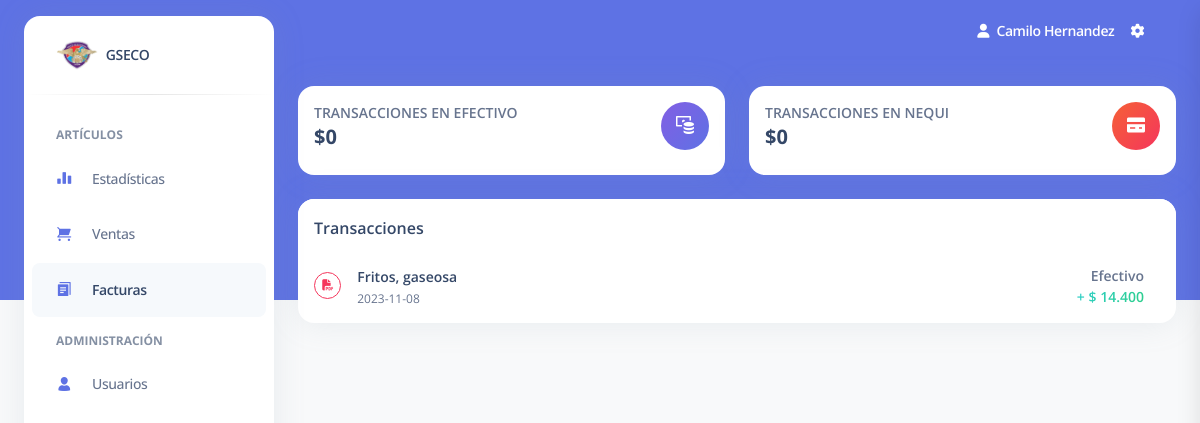
Page /bills.php (signed in) on the earlier database version.
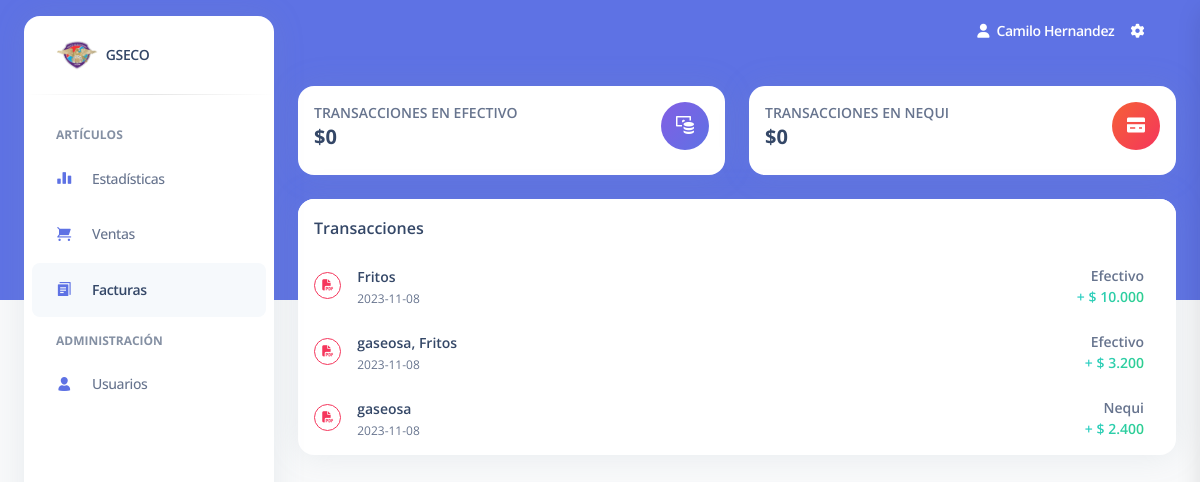
Same page on the later database version.
### tables this page shows
CREATE TABLE `usuario` (
  `id_usuario` int(10) UNSIGNED NOT NULL,
  `nombres` varchar(45) NOT NULL,
  `apellidos` varchar(45) NOT NULL,
  `tipo_documento` varchar(45) NOT NULL,
  `num_documento` varchar(45) NOT NULL,
  `email` varchar(45) NOT NULL,
  `password` varchar(45) NOT NULL,
  `estado` tinyint(1) NOT NULL DEFAULT 1,
  `rol_id_rol` int(10) UNSIGNED NOT NULL
);

CREATE TABLE `venta` (
  `id_venta` int(10) UNSIGNED NOT NULL,
  `Usuario_id_usuario` int(10) UNSIGNED NOT NULL,
  `fecha` datetime NOT NULL,
  `total` decimal(11,2) NOT NULL,
  `tipo_pago` varchar(30) DEFAULT 'Efectivo'
);

### Consultas.php (called while the page is built, shortened)
<?php
    include_once("conexion.php");
    $var_session = $_SESSION['id_usuario'];
    $queryUsuarios = mysqli_query($conn, "SELECT * FROM usuario where id_usuario = $var_session");
    while($mostrar = mysqli_fetch_array($queryUsuarios))
    {
        $nombreUsuario = $mostrar['nombres'] . ' ' . $mostrar['apellidos'];
    }

### models/db.php (called while the page is built, shortened)
<?php
class Database
{
	private $servidor = "localhost";
	private $db = "sistema_inventario";
	private $port = 3306;
	private $charset = "utf8";
	private $usuario = "root";
	private $contrasena = "";
	private $opciones = [PDO::ATTR_CASE => PDO::CASE_LOWER, PDO::ATTR_ERRMODE => PDO::ERRMODE_EXCEPTION, PDO::ATTR_ORACLE_NULLS => PDO::NULL_EMPTY_STRING, PDO::ATTR_DEFAULT_FETCH_MODE => PDO::FETCH_OBJ];
	function __construct()
	{
		$this->pdo = new PDO("mysql:dbname={$this->db};host={$this->servidor};port={$this->port};charset={$this->charset}", $this->usuario, $this->contrasena, $this->opciones);
	}
}

### models/venta.php (called while the page is built, shortened)
<?php
require_once('db.php');
class Venta extends Database
{
	public function facturas($id_usuario)
	{
		$currentDate = date('Y-m-d');
		$query = $this->pdo->query("SELECT venta.id_venta,  DATE_FORMAT(venta.fecha, '%Y-%m-%d') AS fecha_venta, GROUP_CONCAT(articulo.nombre SEPARATOR ', ') AS nombres_productos, ROUND(venta.total) AS total, venta.tipo_pago
    FROM venta
    JOIN detalle_venta ON venta.id_venta = detalle_venta.Venta_id_venta
    JOIN articulo ON detalle_venta.Articulo_id_articulo = articulo.id_articulo
    WHERE venta.Usuario_id_usuario = {$id_usuario} AND DATE(venta.fecha) = '{$currentDate}'
    GROUP BY venta.id_venta");
		return $query->fetchAll();
	}
}

### bills.php (the view, shortened to what this page needs)
<?php
include_once("conexion.php");
include_once("Consultas.php");
require('./models/venta.php');
$rol = intval($_SESSION['rol']);
$idUsuario = intval($_SESSION['id_usuario']);
$venta = new Venta();
?>
<!DOCTYPE html>
<html lang="es">
<head>
    <link href="./assets/css/nucleo-icons.css" rel="stylesheet" />
    <link href="./assets/css/nucleo-svg.css" rel="stylesheet" />
    <link href="./assets/css/nucleo-svg.css" rel="stylesheet" />
    <link id="pagestyle" href="./assets/css/argon-dashboard.css?v=2.0.2" rel="stylesheet" />
</head>
<body class="g-sidenav-show bg-gray-100">
    <aside
        class="sidenav bg-white navbar navbar-vertical navbar-expand-xs border-0 border-radius-xl my-3 fixed-start ms-4 "
        id="sidenav-main">
        <div class="sidenav-header">
            <a class="navbar-brand m-0">
                <img src="./img/logo.png" class="navbar-brand-img h-100" alt="main_logo">
                <span class="ms-1 font-weight-bold">GSECO</span>
            </a>
        </div>
        <hr class="horizontal dark mt-0">
        <div class="collapse navbar-collapse  w-auto " id="sidenav-collapse-main">
            <ul class="navbar-nav">
                <li class="nav-item mt-3">
                    <h6 class="ps-4 ms-2 text-uppercase text-xs font-weight-bolder opacity-6">Artículos</h6>
                </li>
                <li class="nav-item">
                    <a class="nav-link" href="stats.php">
                        <div
                            class="icon icon-shape icon-sm border-radius-md text-center me-2 d-flex align-items-center justify-content-center">
                            <i class="ni ni-chart-bar-32 text-primary text-sm opacity-10"></i>
                        </div>
                        <span class="nav-link-text ms-1">Estadísticas</span>
                    </a>
                </li>
                <li class="nav-item">
                    <a class="nav-link" href="sales.php">
                        <div
                            class="icon icon-shape icon-sm border-radius-md text-center me-2 d-flex align-items-center justify-content-center">
                            <i class="ni ni-cart text-primary text-sm opacity-10"></i>
                        </div>
                        <span class="nav-link-text ms-1">Ventas</span>
                    </a>
                </li>
                <li class="nav-item">
                    <a class="nav-link active" href="bills.php">
                        <div
                            class="icon icon-shape icon-sm border-radius-md text-center me-2 d-flex align-items-center justify-content-center">
                            <i class="ni ni-single-copy-04 text-primary text-sm opacity-10"></i>
                        </div>
                        <span class="nav-link-text ms-1">Facturas</span>
                    </a>
                </li>
                <?php
                if ($rol == 1) {
                    ?>
                    <li class="nav-item mt-3">
                        <h6 class="ps-4 ms-2 text-uppercase text-xs font-weight-bolder opacity-6">Administración</h6>
                    </li>
                    <li class="nav-item">
                        <a class="nav-link" href="user-administration.php">
                            <div
                                class="icon icon-shape icon-sm border-radius-md text-center me-2 d-flex align-items-center justify-content-center">
                                <i class="ni ni-single-02 text-primary text-sm opacity-10"></i>
                            </div>
                            <span class="nav-link-text ms-1">Usuarios</span>
                        </a>
                    </li>
                    <?php
                }
                ?>
            </ul>
        </div>
    </aside>
    <main class="main-content position-relative border-radius-lg ">
        <nav class="navbar navbar-main navbar-expand-lg px-0 mx-4 shadow-none border-radius-xl " id="navbarBlur"
            data-scroll="false">
            <div class="container-fluid py-1 px-3">
                <div class="collapse navbar-collapse mt-sm-0 mt-2 me-md-0 me-sm-4" id="navbar">
                    <ul class="navbar-nav  justify-content-end">
                        <li class="nav-item d-flex align-items-center">
                            <a class="nav-link text-white font-weight-bold px-0">
                                <i class="fa fa-user me-sm-1"></i>
                                <span class="d-sm-inline d-none text-capitalize">
                                    <?php echo $nombreUsuario; ?>
                                </span>
                                <div class="wrap">
                            </a>
                        </li>
                        <li class="nav-item px-3 d-flex align-items-center">
                            <a href="javascript:;" class="nav-link text-white p-0">
                                <i class="fa fa-cog fixed-plugin-button-nav cursor-pointer"></i>
                            </a>
                        </li>
                    </ul>
                </div>
            </div>
        </nav>
        <div class="container-fluid py-4">
            <div class="row">
                <div class="col-xl-6 col-sm-6 mb-xl-0 mb-4">
                    <div class="card">
                        <div class="card-body p-3">
                            <div class="row">
                                <div class="col-8">
                                    <div class="numbers">
                                        <p class="text-sm mb-0 text-uppercase font-weight-bold">Transacciones en
                                            efectivo</p>
                                        <h5 class="font-weight-bolder">
                                            $0
                                        </h5>
                                    </div>
                                </div>
                                <div class="col-4 text-end">
                                    <div
                                        class="icon icon-shape bg-gradient-primary shadow-primary text-center rounded-circle">
                                        <i class="ni ni-money-coins text-lg opacity-10" aria-hidden="true"></i>
                                    </div>
                                </div>
                            </div>
                        </div>
                    </div>
                </div>
                <div class="col-xl-6 col-sm-6 mb-xl-0 mb-4">
                    <div class="card">
                        <div class="card-body p-3">
                            <div class="row">
                                <div class="col-8">
                                    <div class="numbers">
                                        <p class="text-sm mb-0 text-uppercase font-weight-bold">Transacciones en Nequi
                                        </p>
                                        <h5 class="font-weight-bolder">
                                            $0
                                        </h5>
                                    </div>
                                </div>
                                <div class="col-4 text-end">
                                    <div
                                        class="icon icon-shape bg-gradient-danger shadow-danger text-center rounded-circle">
                                        <i class="ni ni-credit-card text-lg opacity-10" aria-hidden="true"></i>
                                    </div>
                                </div>
                            </div>
                        </div>
                    </div>
                </div>
            </div>
            <div class="row mt-4">
                <div class="col-xl-12">
                    <div class="card h-100">
                        <div class="card-header pb-0 p-3">
                            <div class="row">
                                <div class="col-6 d-flex align-items-center">
                                    <h6 class="mb-0">Transacciones
                                    </h6>
                                </div>
                            </div>
                        </div>
                        <div class="card-body p-3 pb-0">
                            <?php foreach ($venta->facturas($idUsuario) as $f) { ?>
                                <ul class="list-group">
                                    <li
                                        class="list-group-item border-0 d-flex justify-content-between ps-0 mb-2 border-radius-lg">
                                        <div class="d-flex align-items-center">
                                            <a onclick="viewPDF(<?php echo $f->id_venta ?>)" target="_blank"
                                                class="btn btn-icon-only btn-rounded btn-outline-danger mb-0 me-3 btn-sm d-flex align-items-center justify-content-center"><i
                                                    class="fas fa-file-pdf"></i></a>
                                            <div class="d-flex flex-column">
                                                <h6 class="mb-1 text-dark font-weight-bold text-sm">
                                                    <?php echo $f->nombres_productos; ?>
                                                </h6>
                                                <span class="text-xs">
                                                    <?php echo $f->fecha_venta; ?>
                                                </span>
                                            </div>
                                        </div>
                                        <div class="column">
                                            <div
                                                class="d-flex justify-content-end align-items-center text-sm font-weight-bold">
                                                <?php echo $f->tipo_pago; ?>
                                            </div>
                                            <div
                                                class="d-flex justify-content-end text-success align-items-center text-gradient text-sm font-weight-bold">
                                                + $
                                                <?php echo number_format($f->total, 0, ',', '.'); ?>
                                            </div>
                                        </div>
                                    </li>
                                </ul>
                            <?php } ?>
                        </div>
                    </div>
                </div>
            </div>
        </div>
    </main>
</body>
</html>

### assets/css/nucleo-svg.css (style rules this page uses)
.icon { display: inline-block; color: #111111; height: 1em; width: 1em; }
.icon-sm { height: 0.8em; width: 0.8em; }
.icon { fill: currentColor; stroke: none; }

### bills.php (style rules this page uses)
.wrap { width: 30%; position: absolute; top: 50%; left: 50%; transform: translate(-50%, -50%); }

Differences in the rows shown:
removed venta: nombres_productos "Fritos, gaseosa", fecha_venta "2023-11-08", tipo_pago "Efectivo", total "14.400"
added venta: nombres_productos "Fritos", fecha_venta "2023-11-08", tipo_pago "Efectivo", total "10.000"
added venta: nombres_productos "gaseosa, Fritos", fecha_venta "2023-11-08", tipo_pago "Efectivo", total "3.200"
added venta: nombres_productos "gaseosa", fecha_venta "2023-11-08", tipo_pago "Nequi", total "2.400"
